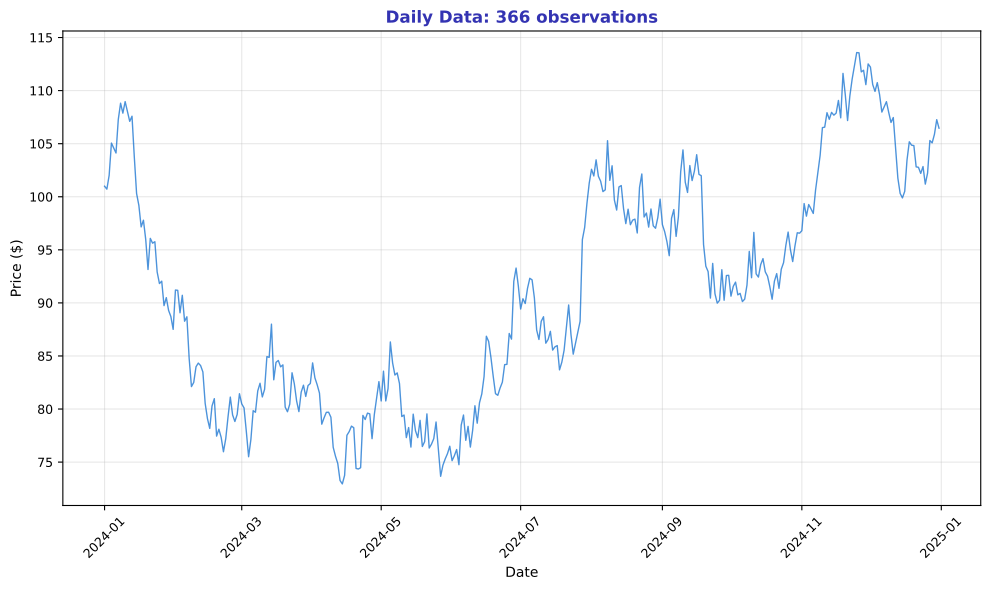

The script that saved this image:
"""Daily Data - Original time series frequency"""
import matplotlib.pyplot as plt
import numpy as np
import pandas as pd
from pathlib import Path

plt.rcParams.update({
    'font.size': 10, 'axes.labelsize': 10, 'axes.titlesize': 11,
    'xtick.labelsize': 9, 'ytick.labelsize': 9, 'legend.fontsize': 9,
    'figure.figsize': (10, 6), 'figure.dpi': 150
})

MLPURPLE = '#3333B2'
MLBLUE = '#0066CC'

np.random.seed(42)
dates = pd.date_range('2024-01-01', '2024-12-31', freq='D')
prices = 100 + np.cumsum(np.random.randn(len(dates)) * 2)
df = pd.DataFrame({'Price': prices}, index=dates)

fig, ax = plt.subplots(figsize=(10, 6))
ax.plot(df.index, df['Price'], color=MLBLUE, linewidth=1, alpha=0.7)
ax.set_xlabel('Date', fontsize=10)
ax.set_ylabel('Price ($)', fontsize=10)
ax.set_title(f'Daily Data: {len(df)} observations', fontsize=12, fontweight='bold', color=MLPURPLE)
ax.tick_params(axis='x', rotation=45)
ax.grid(alpha=0.3)

plt.tight_layout()
plt.savefig(Path(__file__).parent / 'chart.pdf', dpi=300, bbox_inches='tight')
plt.close()
